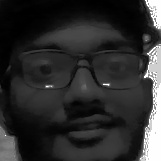
#> input picture TrainingImage/gaurang.123.102.jpg, 161 x 161 px, given in place of the camera
$ python main.py
#> lines starting #> are read from the running program, lines starting #| are printed output that depends on the picture; after the words box and inside, x2 and y2 are one past the last pixel; in counts of white or black regions, pixels touching at a corner belong together
#> the answer given: 1
### check_camera.py
url = 'http://100.64.200.99:8080/video'
def camer():
    import cv2

    # Load the cascade
    face_cascade = cv2.CascadeClassifier('haarcascade_frontalface_default.xml')

    # To capture video from webcam.
    cap = cv2.VideoCapture(0)

    while True:
        # Read the frame
        _, img = cap.read()
#> img is the input picture: shape (161, 161, 3); min 0, max 255, mean 45.5

        # Convert to grayscale
        gray = cv2.cvtColor(img, cv2.COLOR_BGR2GRAY)

        # Detect the faces
        faces = face_cascade.detectMultiScale(gray, 1.3, 5)
#> faces = [[13, 14, 136, 136]]

        # Draw the rectangle around each face
        for (x, y, w, h) in faces:
            cv2.rectangle(img, (x, y), (x + w, y + h), (10,159,255), 2)
#> this loop made 1 pass
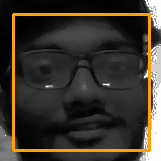
#> img: shape (161, 161, 3); 6.28% of pixels changed, all inside (x1, y1, x2, y2) = (12, 13, 151, 152)


        # Display
        cv2.imshow('Webcam Check', img)

        # Stop if escape key is pressed
        if cv2.waitKey(1) & 0xFF == ord('q'):
#> (key q is pressed here)
            break

    # Release the VideoCapture object
    cap.release()
    cv2.destroyAllWindows()

### main.py
import os  # accessing the os functions
import check_camera
import Capture_Image
import Train_Image
import Recognize


# creating the title bar function

def title_bar():
    os.system('cls')  # for windows

    # title of the program

    print("\t**********************************************")
    print("\t***** Face Recognition Attendance System *****")
    print("\t**********************************************")


# creating the user main menu function

def mainMenu():
    title_bar()
    print()
    print(10 * "*", "WELCOME MENU", 10 * "*")
    print("[1] Check Camera")
    print("[2] Capture Faces")
    print("[3] Train Images")
    print("[4] Recognize & Attendance")

    while True:
        try:
            choice = int(input("Enter Choice: "))

            if choice == 1:
                checkCamera()
                break
            elif choice == 2:
                CaptureFaces()
                break
            elif choice == 3:
                Trainimages()
                break
            elif choice == 4:
                RecognizeFaces()
                break
            else:
                print("Invalid Choice. Enter 1-4")
                mainMenu()
        except ValueError:
            print("Invalid Choice. Enter 1-4\n Try Again")
    exit


def checkCamera():
    check_camera.camer()
    key = input("Enter any key to return main menu")
    mainMenu()
#> the answer given: 1
#> the loop in camer (call 2), `for (x, y, w, h) in faces:` made 1 pass
#> (key Esc is pressed here)
#> the answer given: 1


def CaptureFaces():
    Capture_Image.takeImages()
    key = input("Enter any key to return main menu")
    mainMenu()


def Trainimages():
    Train_Image.TrainImages()
    key = input("Enter any key to return main menu")
    mainMenu()


def RecognizeFaces():
    Recognize.recognize_attendence()
    key = input("Enter any key to return main menu")
    mainMenu()


#> (the run stopped early here; a loop or call above may not have finished)
